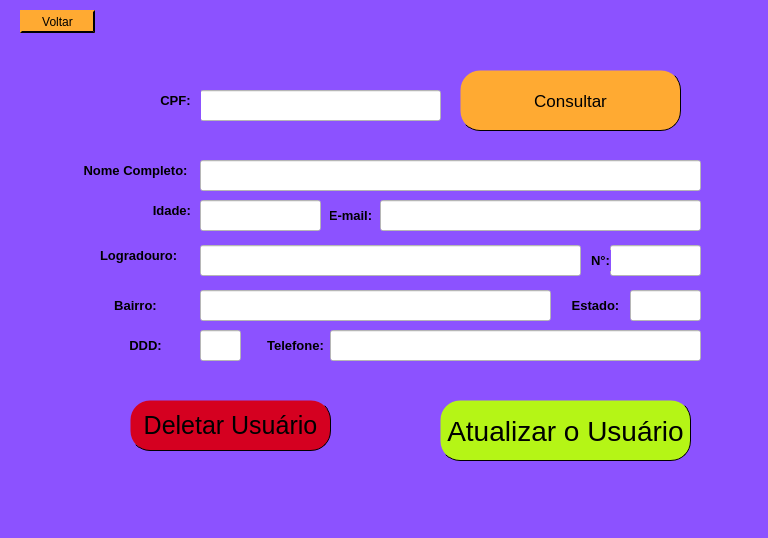
<?xml version="1.0" encoding="UTF-8"?>
<ui version="4.0">
 <class>Consultar</class>
 <widget class="QMainWindow" name="Consultar">
  <property name="geometry">
   <rect>
    <x>0</x>
    <y>0</y>
    <width>768</width>
    <height>538</height>
   </rect>
  </property>
  <property name="windowTitle">
   <string>Consultar</string>
  </property>
  <property name="styleSheet">
   <string notr="true">background-color: rgb(140, 82, 255);</string>
  </property>
  <widget class="QWidget" name="centralwidget">
   <widget class="QPushButton" name="BtnConsultar">
    <property name="geometry">
     <rect>
      <x>460</x>
      <y>70</y>
      <width>221</width>
      <height>61</height>
     </rect>
    </property>
    <property name="font">
     <font>
      <pointsize>13</pointsize>
     </font>
    </property>
    <property name="styleSheet">
     <string notr="true">background-color: rgb(255, 170, 50);
border-radius: 20px;
border-width: 1px;
border-style: inset;</string>
    </property>
    <property name="text">
     <string>Consultar</string>
    </property>
   </widget>
   <widget class="QLineEdit" name="TxtCpf">
    <property name="geometry">
     <rect>
      <x>200</x>
      <y>90</y>
      <width>241</width>
      <height>31</height>
     </rect>
    </property>
    <property name="styleSheet">
     <string notr="true">background-color: rgb(255, 255, 255);</string>
    </property>
    <property name="text">
     <string/>
    </property>
   </widget>
   <widget class="QLabel" name="lblNome">
    <property name="geometry">
     <rect>
      <x>80</x>
      <y>150</y>
      <width>111</width>
      <height>41</height>
     </rect>
    </property>
    <property name="font">
     <font>
      <pointsize>10</pointsize>
      <weight>75</weight>
      <bold>true</bold>
     </font>
    </property>
    <property name="cursor">
     <cursorShape>WaitCursor</cursorShape>
    </property>
    <property name="styleSheet">
     <string notr="true">color: rgb(0, 0, 0);

color: rgb(0, 0, 0);</string>
    </property>
    <property name="text">
     <string> Nome Completo:</string>
    </property>
   </widget>
   <widget class="QLineEdit" name="TxtNome">
    <property name="geometry">
     <rect>
      <x>200</x>
      <y>160</y>
      <width>501</width>
      <height>31</height>
     </rect>
    </property>
    <property name="styleSheet">
     <string notr="true">background-color: rgb(255, 255, 255);</string>
    </property>
    <property name="text">
     <string/>
    </property>
   </widget>
   <widget class="QLabel" name="LblCpf">
    <property name="geometry">
     <rect>
      <x>150</x>
      <y>80</y>
      <width>51</width>
      <height>41</height>
     </rect>
    </property>
    <property name="font">
     <font>
      <pointsize>10</pointsize>
      <weight>75</weight>
      <bold>true</bold>
     </font>
    </property>
    <property name="cursor">
     <cursorShape>WaitCursor</cursorShape>
    </property>
    <property name="styleSheet">
     <string notr="true">color: rgb(0, 0, 0);

color: rgb(0, 0, 0);</string>
    </property>
    <property name="text">
     <string>CPF:</string>
    </property>
    <property name="alignment">
     <set>Qt::AlignCenter</set>
    </property>
   </widget>
   <widget class="QLabel" name="lblEndereco">
    <property name="geometry">
     <rect>
      <x>100</x>
      <y>235</y>
      <width>81</width>
      <height>41</height>
     </rect>
    </property>
    <property name="font">
     <font>
      <pointsize>10</pointsize>
      <weight>75</weight>
      <bold>true</bold>
     </font>
    </property>
    <property name="cursor">
     <cursorShape>WaitCursor</cursorShape>
    </property>
    <property name="styleSheet">
     <string notr="true">color: rgb(0, 0, 0);

color: rgb(0, 0, 0);</string>
    </property>
    <property name="text">
     <string>Logradouro:</string>
    </property>
   </widget>
   <widget class="QLineEdit" name="TxtLogradouro">
    <property name="geometry">
     <rect>
      <x>200</x>
      <y>245</y>
      <width>381</width>
      <height>31</height>
     </rect>
    </property>
    <property name="styleSheet">
     <string notr="true">background-color: rgb(255, 255, 255);</string>
    </property>
    <property name="text">
     <string/>
    </property>
   </widget>
   <widget class="QLabel" name="LblNumero">
    <property name="geometry">
     <rect>
      <x>590</x>
      <y>250</y>
      <width>21</width>
      <height>21</height>
     </rect>
    </property>
    <property name="font">
     <font>
      <pointsize>10</pointsize>
      <weight>75</weight>
      <bold>true</bold>
     </font>
    </property>
    <property name="cursor">
     <cursorShape>WaitCursor</cursorShape>
    </property>
    <property name="layoutDirection">
     <enum>Qt::LeftToRight</enum>
    </property>
    <property name="styleSheet">
     <string notr="true">color: rgb(0, 0, 0);

color: rgb(0, 0, 0);</string>
    </property>
    <property name="text">
     <string>N°:</string>
    </property>
    <property name="alignment">
     <set>Qt::AlignCenter</set>
    </property>
   </widget>
   <widget class="QLineEdit" name="TxtNumero">
    <property name="geometry">
     <rect>
      <x>610</x>
      <y>245</y>
      <width>91</width>
      <height>31</height>
     </rect>
    </property>
    <property name="styleSheet">
     <string notr="true">background-color: rgb(255, 255, 255);</string>
    </property>
    <property name="text">
     <string/>
    </property>
   </widget>
   <widget class="QLineEdit" name="TxtBairro">
    <property name="geometry">
     <rect>
      <x>200</x>
      <y>290</y>
      <width>351</width>
      <height>31</height>
     </rect>
    </property>
    <property name="styleSheet">
     <string notr="true">background-color: rgb(255, 255, 255);</string>
    </property>
    <property name="text">
     <string/>
    </property>
   </widget>
   <widget class="QLabel" name="LblBairro">
    <property name="geometry">
     <rect>
      <x>90</x>
      <y>290</y>
      <width>91</width>
      <height>31</height>
     </rect>
    </property>
    <property name="font">
     <font>
      <pointsize>10</pointsize>
      <weight>75</weight>
      <bold>true</bold>
     </font>
    </property>
    <property name="cursor">
     <cursorShape>WaitCursor</cursorShape>
    </property>
    <property name="styleSheet">
     <string notr="true">color: rgb(0, 0, 0);

color: rgb(0, 0, 0);</string>
    </property>
    <property name="text">
     <string>Bairro:</string>
    </property>
    <property name="alignment">
     <set>Qt::AlignCenter</set>
    </property>
   </widget>
   <widget class="QLineEdit" name="TxtEmail">
    <property name="geometry">
     <rect>
      <x>380</x>
      <y>200</y>
      <width>321</width>
      <height>31</height>
     </rect>
    </property>
    <property name="styleSheet">
     <string notr="true">background-color: rgb(255, 255, 255);</string>
    </property>
    <property name="text">
     <string/>
    </property>
   </widget>
   <widget class="QLabel" name="LblEndereco_3">
    <property name="geometry">
     <rect>
      <x>330</x>
      <y>200</y>
      <width>41</width>
      <height>31</height>
     </rect>
    </property>
    <property name="font">
     <font>
      <pointsize>10</pointsize>
      <weight>75</weight>
      <bold>true</bold>
     </font>
    </property>
    <property name="cursor">
     <cursorShape>WaitCursor</cursorShape>
    </property>
    <property name="styleSheet">
     <string notr="true">color: rgb(0, 0, 0);

color: rgb(0, 0, 0);</string>
    </property>
    <property name="text">
     <string>E-mail:</string>
    </property>
    <property name="alignment">
     <set>Qt::AlignCenter</set>
    </property>
   </widget>
   <widget class="QPushButton" name="BtnAtualizar">
    <property name="geometry">
     <rect>
      <x>440</x>
      <y>400</y>
      <width>251</width>
      <height>61</height>
     </rect>
    </property>
    <property name="font">
     <font>
      <pointsize>21</pointsize>
      <weight>50</weight>
      <bold>false</bold>
     </font>
    </property>
    <property name="styleSheet">
     <string notr="true">background-color: rgb(181, 245, 22);
border-radius: 20px;
border-width: 1px;
border-style: inset;</string>
    </property>
    <property name="text">
     <string>Atualizar o Usuário</string>
    </property>
    <property name="iconSize">
     <size>
      <width>16</width>
      <height>16</height>
     </size>
    </property>
   </widget>
   <widget class="QPushButton" name="BtnDeletar">
    <property name="geometry">
     <rect>
      <x>130</x>
      <y>400</y>
      <width>201</width>
      <height>51</height>
     </rect>
    </property>
    <property name="font">
     <font>
      <pointsize>19</pointsize>
      <weight>50</weight>
      <bold>false</bold>
     </font>
    </property>
    <property name="styleSheet">
     <string notr="true">background-color: rgb(213, 0, 32);
border-radius: 20px;
border-width: 1px;
border-style: inset;</string>
    </property>
    <property name="text">
     <string>Deletar Usuário</string>
    </property>
    <property name="iconSize">
     <size>
      <width>16</width>
      <height>16</height>
     </size>
    </property>
   </widget>
   <widget class="QPushButton" name="BtnVoltar1">
    <property name="geometry">
     <rect>
      <x>20</x>
      <y>10</y>
      <width>75</width>
      <height>23</height>
     </rect>
    </property>
    <property name="styleSheet">
     <string notr="true">background-color: rgb(255, 170, 50);
border-radius: 30px;
border-width: 2px;
border-style: inset;</string>
    </property>
    <property name="text">
     <string>Voltar</string>
    </property>
    <property name="icon">
     <iconset>
      <normaloff>../../../../Downloads/botao-voltar.png</normaloff>../../../../Downloads/botao-voltar.png</iconset>
    </property>
   </widget>
   <widget class="QLabel" name="lblIdade">
    <property name="geometry">
     <rect>
      <x>80</x>
      <y>190</y>
      <width>111</width>
      <height>41</height>
     </rect>
    </property>
    <property name="font">
     <font>
      <pointsize>10</pointsize>
      <weight>75</weight>
      <bold>true</bold>
     </font>
    </property>
    <property name="cursor">
     <cursorShape>WaitCursor</cursorShape>
    </property>
    <property name="styleSheet">
     <string notr="true">color: rgb(0, 0, 0);

color: rgb(0, 0, 0);</string>
    </property>
    <property name="text">
     <string>Idade:</string>
    </property>
    <property name="alignment">
     <set>Qt::AlignRight|Qt::AlignTrailing|Qt::AlignVCenter</set>
    </property>
   </widget>
   <widget class="QLineEdit" name="TxtIdade">
    <property name="geometry">
     <rect>
      <x>200</x>
      <y>200</y>
      <width>121</width>
      <height>31</height>
     </rect>
    </property>
    <property name="styleSheet">
     <string notr="true">background-color: rgb(255, 255, 255);</string>
    </property>
    <property name="text">
     <string/>
    </property>
   </widget>
   <widget class="QLineEdit" name="TxtEstado">
    <property name="geometry">
     <rect>
      <x>630</x>
      <y>290</y>
      <width>71</width>
      <height>31</height>
     </rect>
    </property>
    <property name="styleSheet">
     <string notr="true">background-color: rgb(255, 255, 255);</string>
    </property>
    <property name="text">
     <string/>
    </property>
   </widget>
   <widget class="QLabel" name="LblEstado">
    <property name="geometry">
     <rect>
      <x>570</x>
      <y>290</y>
      <width>51</width>
      <height>31</height>
     </rect>
    </property>
    <property name="font">
     <font>
      <pointsize>10</pointsize>
      <weight>75</weight>
      <bold>true</bold>
     </font>
    </property>
    <property name="cursor">
     <cursorShape>WaitCursor</cursorShape>
    </property>
    <property name="layoutDirection">
     <enum>Qt::LeftToRight</enum>
    </property>
    <property name="styleSheet">
     <string notr="true">color: rgb(0, 0, 0);

color: rgb(0, 0, 0);</string>
    </property>
    <property name="text">
     <string>Estado:</string>
    </property>
    <property name="alignment">
     <set>Qt::AlignCenter</set>
    </property>
   </widget>
   <widget class="QLabel" name="Lblddd">
    <property name="geometry">
     <rect>
      <x>120</x>
      <y>330</y>
      <width>51</width>
      <height>31</height>
     </rect>
    </property>
    <property name="font">
     <font>
      <pointsize>10</pointsize>
      <weight>75</weight>
      <bold>true</bold>
     </font>
    </property>
    <property name="cursor">
     <cursorShape>WaitCursor</cursorShape>
    </property>
    <property name="styleSheet">
     <string notr="true">color: rgb(0, 0, 0);

color: rgb(0, 0, 0);</string>
    </property>
    <property name="text">
     <string>DDD:</string>
    </property>
    <property name="alignment">
     <set>Qt::AlignCenter</set>
    </property>
   </widget>
   <widget class="QLabel" name="LblTelefone">
    <property name="geometry">
     <rect>
      <x>260</x>
      <y>330</y>
      <width>71</width>
      <height>31</height>
     </rect>
    </property>
    <property name="font">
     <font>
      <pointsize>10</pointsize>
      <weight>75</weight>
      <bold>true</bold>
     </font>
    </property>
    <property name="cursor">
     <cursorShape>WaitCursor</cursorShape>
    </property>
    <property name="styleSheet">
     <string notr="true">color: rgb(0, 0, 0);

color: rgb(0, 0, 0);</string>
    </property>
    <property name="text">
     <string>Telefone:</string>
    </property>
    <property name="alignment">
     <set>Qt::AlignCenter</set>
    </property>
   </widget>
   <widget class="QLineEdit" name="TxtTelefone">
    <property name="geometry">
     <rect>
      <x>330</x>
      <y>330</y>
      <width>371</width>
      <height>31</height>
     </rect>
    </property>
    <property name="styleSheet">
     <string notr="true">background-color: rgb(255, 255, 255);</string>
    </property>
    <property name="text">
     <string/>
    </property>
   </widget>
   <widget class="QLineEdit" name="Txtddd">
    <property name="geometry">
     <rect>
      <x>200</x>
      <y>330</y>
      <width>41</width>
      <height>31</height>
     </rect>
    </property>
    <property name="styleSheet">
     <string notr="true">background-color: rgb(255, 255, 255);</string>
    </property>
    <property name="text">
     <string/>
    </property>
   </widget>
   <widget class="QLabel" name="label">
    <property name="geometry">
     <rect>
      <x>-20</x>
      <y>-10</y>
      <width>781</width>
      <height>521</height>
     </rect>
    </property>
    <property name="text">
     <string/>
    </property>
    <property name="pixmap">
     <pixmap>../../Downloads/WhatsApp Image 2022-12-04 at 20.17.53.jpeg</pixmap>
    </property>
    <property name="scaledContents">
     <bool>true</bool>
    </property>
   </widget>
   <zorder>label</zorder>
   <zorder>BtnVoltar1</zorder>
   <zorder>BtnConsultar</zorder>
   <zorder>TxtCpf</zorder>
   <zorder>lblNome</zorder>
   <zorder>TxtNome</zorder>
   <zorder>LblCpf</zorder>
   <zorder>lblEndereco</zorder>
   <zorder>TxtLogradouro</zorder>
   <zorder>TxtNumero</zorder>
   <zorder>TxtBairro</zorder>
   <zorder>LblBairro</zorder>
   <zorder>TxtEmail</zorder>
   <zorder>LblEndereco_3</zorder>
   <zorder>BtnAtualizar</zorder>
   <zorder>BtnDeletar</zorder>
   <zorder>LblNumero</zorder>
   <zorder>lblIdade</zorder>
   <zorder>TxtIdade</zorder>
   <zorder>TxtEstado</zorder>
   <zorder>LblEstado</zorder>
   <zorder>Lblddd</zorder>
   <zorder>LblTelefone</zorder>
   <zorder>TxtTelefone</zorder>
   <zorder>Txtddd</zorder>
  </widget>
  <widget class="QStatusBar" name="statusbar"/>
 </widget>
 <resources/>
 <connections/>
</ui>
